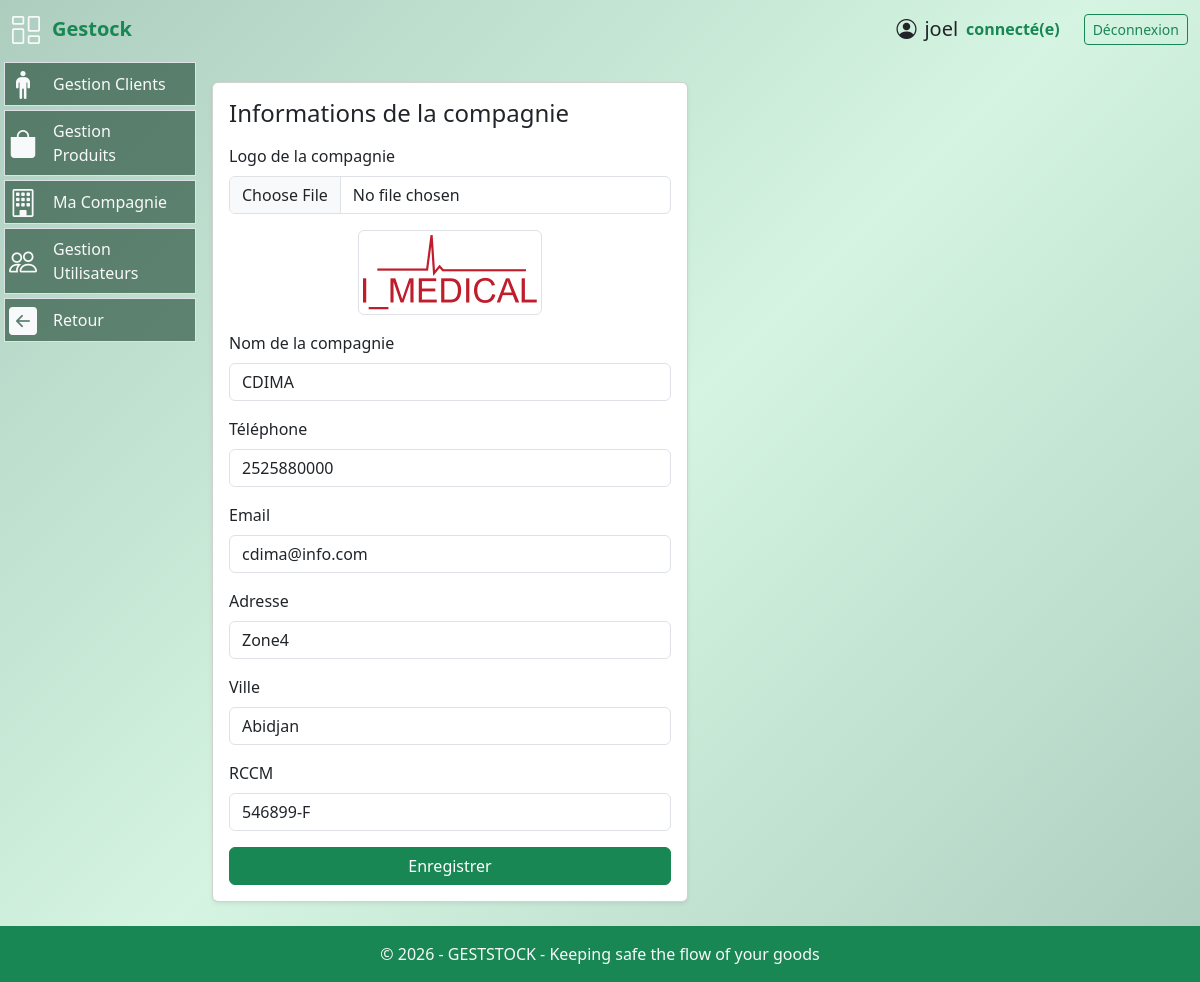
/gestion_materiel/compagnie (signed in), run on the app's committed database.
### models.py (models this page shows, shortened)
class User(UserMixin, db.Model):
  id = db.Column(db.Integer, primary_key=True)
  username = db.Column(db.String(64), index=True, nullable=False)
  email = db.Column(db.String(120), unique=True, nullable=False)
  password_hash = db.Column(db.String(256))
  role = db.Column(db.String(20), nullable=False, default='operateur')
  joined_at = db.Column(db.DateTime(), default = datetime.now(timezone.utc), index = True)
  must_change_password = db.Column(db.Boolean, default=False)
  __table_args__ = (
      db.UniqueConstraint('email', name='uq_user_email'),
  )

class Compagnie(db.Model):
    id = db.Column(db.Integer, primary_key=True)
    nom = db.Column(db.String(150), nullable=False)
    telephone = db.Column(db.String(30))
    email = db.Column(db.String(255))
    adresse = db.Column(db.String(255))
    ville = db.Column(db.String(100))
    numero_rcc = db.Column(db.String(50))
    logo = db.Column(db.String(255))

### routes.py (the view, shortened to what this page needs)
@app.route('/gestion_materiel/compagnie', methods=['GET', 'POST'])
@login_required
def compagnie():
    form = CompagnieForm()
    compagnie = Compagnie.query.first()
    if compagnie:
        form.nom.data = compagnie.nom
        form.telephone.data = compagnie.telephone
        form.email.data = compagnie.email
        form.adresse.data = compagnie.adresse
        form.ville.data = compagnie.ville
        form.numero_rcc.data = compagnie.numero_rcc
    return render_template(
        'compagnie.html',
        form=form,
        compagnie=compagnie
    )

### forms.py
class CompagnieForm(FlaskForm):
    nom = StringField(
        "Nom de la compagnie",
        validators=[DataRequired()]
    )
    telephone = StringField(
        "Téléphone",
        validators=[Optional()]
    )
    email = StringField(
        "Email",
        validators=[Optional(), Email()]
    )
    adresse = StringField(
        "Adresse",
        validators=[Optional()]
    )
    ville = StringField(
        "Ville",
        validators=[Optional()]
    )
    numero_rcc = StringField(
        "RCCM",
        validators=[Optional()]
    )
    logo = FileField(
        "Logo de la compagnie",
        validators=[Optional()]
    )

### routes.py (called while the page is built)
@app.after_request
def disable_cache(response):
    response.headers["Cache-Control"] = "no-store, no-cache, must-revalidate, private"
    response.headers["Pragma"] = "no-cache"
    response.headers["Expires"] = "0"
    return response

@login_manager.user_loader
def load_user(user_id):
    return User.query.get(int(user_id))

@app.context_processor
def utility_processor():
    def is_active(endpoint):
        return request.endpoint == endpoint
    return dict(is_active=is_active)

### templates/compagnie.html (shortened to what this page needs)
{% extends "base.html" %}
{% block content %}
<div class="row my-4">
  <div class="col-md-6">
    <div class="card shadow-sm">
      <div class="card-body">
        <h4 class="mb-3">Informations de la compagnie</h4>
        <form method="post" enctype="multipart/form-data">
          <div class="mb-3">
            {{ form.logo.label(class="form-label") }}
            {{ form.logo(class="form-control") }}
          </div>
          {% if compagnie and compagnie.logo %}
            <div class="mb-3 text-center">
              <img src="{{ url_for('static', filename='images/' ~ compagnie.logo) }}"
                   alt="Logo compagnie"
                   class="img-thumbnail"
                   style="max-height: 100px;">
            </div>
          {% endif %}
          <div class="mb-3">
            {{ form.nom.label(class="form-label") }}
            {{ form.nom(class="form-control") }}
          </div>
          <div class="mb-3">
            {{ form.telephone.label(class="form-label") }}
            {{ form.telephone(class="form-control") }}
          </div>
          <div class="mb-3">
            {{ form.email.label(class="form-label") }}
            {{ form.email(class="form-control") }}
          </div>
          <div class="mb-3">
            {{ form.adresse.label(class="form-label") }}
            {{ form.adresse(class="form-control") }}
          </div>
          <div class="mb-3">
            {{ form.ville.label(class="form-label") }}
            {{ form.ville(class="form-control") }}
          </div>
          <div class="mb-3">
            {{ form.numero_rcc.label(class="form-label") }}
            {{ form.numero_rcc(class="form-control") }}
          </div>
          <button type="submit" class="btn btn-success w-100">
            Enregistrer
          </button>
        </form>
      </div>
    </div>
  </div>
</div>
{% endblock %}

### templates/base.html (shortened to what this page needs)
<!DOCTYPE html>
<html lang="fr">
<head>
    <link rel="stylesheet" href="/static/style/styles.css">
    <link rel="stylesheet" href="{{ url_for('static', filename='css/bootstrap.min.css') }}">
    <link rel="stylesheet" href="{{ url_for('static', filename='style/styles.css') }}">
    <link rel="stylesheet" href="https://cdn.jsdelivr.net/npm/bootstrap-icons@1.11.3/font/bootstrap-icons.css">
</head>
<body class="d-flex flex-column min-vh-100 bg-gradient-success">
    <header class="container-fluid py-2">
        <div class="row align-items-between">
            <div class="col-2 gap-2 d-flex align-items-center">
                    <i class="bi bi-columns-gap text-light fs-3"></i>
                <span class="fs-5 px-1 fw-semibold text-success">
                    Gestock
                </span>
            </div>
            <div class="col-10 d-flex gap-4 justify-content-end align-items-center">
                {% if current_user.is_authenticated %}
                    <div class="d-flex justify-content-end align-items-center ">
                        <span class="fs-5 d-flex justify-content-end mx-2 align-items-center">
                            <i class="bi bi-person-circle fs-5 mx-2"></i>
                            {{ current_user.username }}
                        </span>
                        <span class="fs-6 fw-semibold text-success">connecté(e)</span>
                    </div>
                    <div>
                        <a href="{{ url_for('logout') }}" class="btn btn-sm btn-outline-success">
                            Déconnexion
                        </a>
                    </div>
                {% endif %}
            </div>
        </div>
    </header>
    <main class="container-fluid flex-fill">
            <div class="row">
                {% if current_user.is_authenticated %}
                {% if request.path.startswith('/gestion_materiel') %}
                <nav class="col-3 col-md-2 p-1">
                            {% set active_pages = ['paiement', 'produit', 'client', 'dashboard', 'transaction', 'facture', 'stock', 'user'] %}
                        <ul class="nav flex-column gap-1">
                            {% if current_user.role in ["admin","operateur"] %}
                            <li class="nav-item  px-1  {{ 'active bg-nav2' if is_active('gestion_materiel/client') else '' }}
                                bg-nav-hover bg-nav border d-flex flex-fill justify-content-start align-items-center">
                                <i class="bi bi-person-standing text-light fs-3"></i>
                                <a class="nav-link active text-light" href="{{ url_for('client') }}">Gestion Clients</a>
                            </li>
                            <li class="{{ 'active bg-nav2' if is_active('gestion_materiel/add_produit') else '' }} nav-item bg-nav-hover bg-nav px-1 border d-flex flex-fill justify-content-start align-items-center">
                                <i class="bi bi-bag-fill text-light fs-3"></i>
                                <a class="nav-link text-light" href="{{url_for('produit')}}">Gestion Produits</a>
                            </li>
                            {% endif %}
                            {% if current_user.role == "admin" %}
                            <li class="{{ 'bg-nav2' if is_active('gestion_materiel/compagnie') else '' }} nav-item bg-nav-hover bg-nav px-1 border d-flex flex-fill justify-content-start align-items-center">
                                <i class="bi bi-building fs-3 text-light"></i>
                                <a class="nav-link text-light" href="{{url_for('compagnie')}}">Ma Compagnie</a>
                            </li>
                            <li class="{{ 'bg-nav2' if is_active('gestion_materiel/user') else '' }} nav-item bg-nav-hover bg-nav px-1 border d-flex flex-fill justify-content-start align-items-center">
                                <i class="bi bi-people fs-3 text-light"></i>
                                <a class="nav-link text-light" href="{{url_for('user')}}">Gestion Utilisateurs</a>
                            </li>
                            {% endif %}
                            {% if current_user.role in ["admin","operateur"] %}
                            <li class="nav-item bg-nav-hover bg-nav px-1 border d-flex flex-fill justify-content-start align-items-center">
                                <i class="bi bi-arrow-left-square-fill text-light fs-3"></i>
                                {% if current_user.role == "admin" %}
                                <a class="nav-link text-light"  href="{{url_for('dashboard')}}">Retour</a>
                                {% else %}
                                <a class="nav-link text-light"  href="{{url_for('entree_stock')}}">Retour</a>
                                {% endif %}
                            </li>
                            {% endif %}
                        </ul>
                    </nav>
                    {% endif %}
                 {% endif %}
                  <section class="{% if current_user.is_authenticated %}col-9 col-md-10{% else %}col-12{% endif %}">
                     {% block content %}{% endblock %}
                  </section>
             </div>
    </main>
    <footer class="bg-success text-light text-center py-3 mt-auto">
        <p class="mb-0">© 2026 - GESTSTOCK - Keeping safe the flow of your goods </p>
    </footer>
</body>
</html>

### static/style/styles.css (style rules this page uses)
body,html { height: 100%; }
.bg-gradient-success { background: linear-gradient(135deg, #adcdbf, #d5f5e2, #adcdbf); }
.bg-nav { background-color: #113a248f; }

### data on the page
User: username "joel"
Compagnie: logo (picture), nom "CDIMA", telephone "2525880000", email "cdima@info.com", adresse "Zone4", ville "Abidjan", numero_rcc "546899-F"
